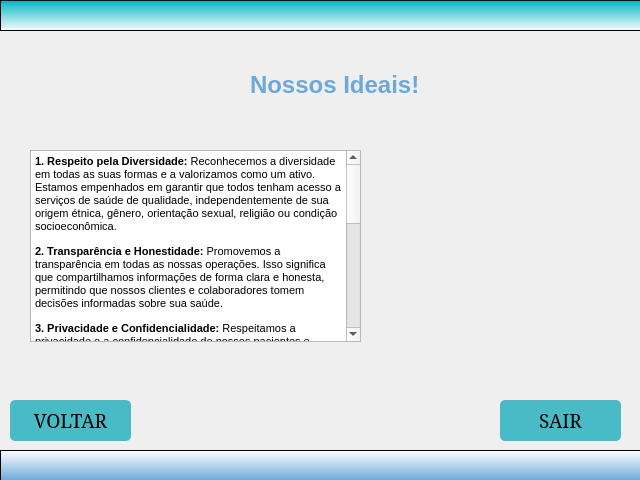
<?xml version="1.0" encoding="UTF-8"?>
<ui version="4.0">
 <class>MainWindow</class>
 <widget class="QMainWindow" name="MainWindow">
  <property name="geometry">
   <rect>
    <x>0</x>
    <y>0</y>
    <width>640</width>
    <height>480</height>
   </rect>
  </property>
  <property name="windowTitle">
   <string>MainWindow</string>
  </property>
  <widget class="QWidget" name="centralwidget">
   <widget class="QFrame" name="frame">
    <property name="geometry">
     <rect>
      <x>0</x>
      <y>0</y>
      <width>641</width>
      <height>31</height>
     </rect>
    </property>
    <property name="styleSheet">
     <string notr="true">background-color: qlineargradient(spread:pad, x1:0.5, y1:0, x2:0.5, y2:1, stop:0 rgba(0, 181, 198, 255), stop:1 rgba(255, 255, 255, 224));</string>
    </property>
    <property name="frameShape">
     <enum>QFrame::StyledPanel</enum>
    </property>
    <property name="frameShadow">
     <enum>QFrame::Raised</enum>
    </property>
   </widget>
   <widget class="QFrame" name="frame_2">
    <property name="geometry">
     <rect>
      <x>0</x>
      <y>450</y>
      <width>641</width>
      <height>31</height>
     </rect>
    </property>
    <property name="styleSheet">
     <string notr="true">background-color: qlineargradient(spread:pad, x1:0.5, y1:0, x2:0.5, y2:1, stop:0 rgba(255, 255, 255, 255), stop:1 rgba(108, 168, 218, 255));</string>
    </property>
    <property name="frameShape">
     <enum>QFrame::StyledPanel</enum>
    </property>
    <property name="frameShadow">
     <enum>QFrame::Raised</enum>
    </property>
   </widget>
   <widget class="QLabel" name="label_principal">
    <property name="geometry">
     <rect>
      <x>250</x>
      <y>60</y>
      <width>211</width>
      <height>51</height>
     </rect>
    </property>
    <property name="styleSheet">
     <string notr="true">font: 20pt &quot;Constantia&quot;;

color: rgb(108, 168, 218);</string>
    </property>
    <property name="text">
     <string>&lt;html&gt;&lt;head/&gt;&lt;body&gt;&lt;p&gt;&lt;span style=&quot; font-size:18pt; font-weight:600;&quot;&gt;Nossos Ideais!&lt;/span&gt;&lt;/p&gt;&lt;/body&gt;&lt;/html&gt;</string>
    </property>
   </widget>
   <widget class="QTextBrowser" name="textoideais">
    <property name="geometry">
     <rect>
      <x>30</x>
      <y>150</y>
      <width>331</width>
      <height>192</height>
     </rect>
    </property>
    <property name="html">
     <string>&lt;!DOCTYPE HTML PUBLIC &quot;-//W3C//DTD HTML 4.0//EN&quot; &quot;http://www.w3.org/TR/REC-html40/strict.dtd&quot;&gt;
&lt;html&gt;&lt;head&gt;&lt;meta name=&quot;qrichtext&quot; content=&quot;1&quot; /&gt;&lt;style type=&quot;text/css&quot;&gt;
p, li { white-space: pre-wrap; }
&lt;/style&gt;&lt;/head&gt;&lt;body style=&quot; font-family:'MS Shell Dlg 2'; font-size:7.8pt; font-weight:400; font-style:normal;&quot;&gt;
&lt;p style=&quot; margin-top:12px; margin-bottom:12px; margin-left:0px; margin-right:0px; -qt-block-indent:0; text-indent:0px;&quot;&gt;&lt;span style=&quot; font-size:8pt; font-weight:600;&quot;&gt;1. Respeito pela Diversidade:&lt;/span&gt;&lt;span style=&quot; font-size:8pt;&quot;&gt; Reconhecemos a diversidade em todas as suas formas e a valorizamos como um ativo. Estamos empenhados em garantir que todos tenham acesso a serviços de saúde de qualidade, independentemente de sua origem étnica, gênero, orientação sexual, religião ou condição socioeconômica.&lt;/span&gt;&lt;/p&gt;
&lt;p style=&quot; margin-top:12px; margin-bottom:12px; margin-left:0px; margin-right:0px; -qt-block-indent:0; text-indent:0px;&quot;&gt;&lt;span style=&quot; font-size:8pt; font-weight:600;&quot;&gt;2. Transparência e Honestidade:&lt;/span&gt;&lt;span style=&quot; font-size:8pt;&quot;&gt; Promovemos a transparência em todas as nossas operações. Isso significa que compartilhamos informações de forma clara e honesta, permitindo que nossos clientes e colaboradores tomem decisões informadas sobre sua saúde.&lt;/span&gt;&lt;/p&gt;
&lt;p style=&quot; margin-top:12px; margin-bottom:12px; margin-left:0px; margin-right:0px; -qt-block-indent:0; text-indent:0px;&quot;&gt;&lt;span style=&quot; font-size:8pt; font-weight:600;&quot;&gt;3. Privacidade e Confidencialidade:&lt;/span&gt;&lt;span style=&quot; font-size:8pt;&quot;&gt; Respeitamos a privacidade e a confidencialidade de nossos pacientes e clientes. Todos os dados e informações pessoais são tratados com o mais alto grau de sigilo e segurança.&lt;/span&gt;&lt;/p&gt;
&lt;p style=&quot; margin-top:12px; margin-bottom:12px; margin-left:0px; margin-right:0px; -qt-block-indent:0; text-indent:0px;&quot;&gt;&lt;span style=&quot; font-size:8pt; font-weight:600;&quot;&gt;4. Empoderamento do Paciente:&lt;/span&gt;&lt;span style=&quot; font-size:8pt;&quot;&gt; Acreditamos que os pacientes devem ser parceiros ativos em suas jornadas de saúde. Encorajamos os pacientes a tomar decisões informadas e a participar ativamente de seu próprio cuidado de saúde.&lt;/span&gt;&lt;/p&gt;
&lt;p style=&quot; margin-top:12px; margin-bottom:12px; margin-left:0px; margin-right:0px; -qt-block-indent:0; text-indent:0px;&quot;&gt;&lt;span style=&quot; font-size:8pt; font-weight:600;&quot;&gt;5. Acessibilidade:&lt;/span&gt;&lt;span style=&quot; font-size:8pt;&quot;&gt; Estamos comprometidos em tornar os serviços de saúde acessíveis a todos. Buscamos constantemente maneiras de reduzir custos e aumentar a acessibilidade aos tratamentos, exames e informações de saúde.&lt;/span&gt;&lt;/p&gt;
&lt;p style=&quot; margin-top:12px; margin-bottom:12px; margin-left:0px; margin-right:0px; -qt-block-indent:0; text-indent:0px;&quot;&gt;&lt;span style=&quot; font-size:8pt; font-weight:600;&quot;&gt;6. Responsabilidade Social e Ambiental:&lt;/span&gt;&lt;span style=&quot; font-size:8pt;&quot;&gt; Estamos conscientes de nosso impacto na sociedade e no meio ambiente. Assumimos a responsabilidade de contribuir para o bem-estar da comunidade e para a preservação do meio ambiente.&lt;/span&gt;&lt;/p&gt;
&lt;p style=&quot; margin-top:12px; margin-bottom:12px; margin-left:0px; margin-right:0px; -qt-block-indent:0; text-indent:0px;&quot;&gt;&lt;span style=&quot; font-size:8pt; font-weight:600;&quot;&gt;7. Aprendizado Contínuo:&lt;/span&gt;&lt;span style=&quot; font-size:8pt;&quot;&gt; Reconhecemos que a área da saúde está em constante evolução. Estamos comprometidos em aprender e aplicar as últimas descobertas e práticas em benefício de nossos pacientes.&lt;/span&gt;&lt;/p&gt;&lt;/body&gt;&lt;/html&gt;</string>
    </property>
   </widget>
   <widget class="QPushButton" name="botaosair">
    <property name="geometry">
     <rect>
      <x>500</x>
      <y>400</y>
      <width>121</width>
      <height>41</height>
     </rect>
    </property>
    <property name="font">
     <font>
      <family>Constantia</family>
      <pointsize>14</pointsize>
      <weight>50</weight>
      <italic>false</italic>
      <bold>false</bold>
     </font>
    </property>
    <property name="cursor">
     <cursorShape>PointingHandCursor</cursorShape>
    </property>
    <property name="styleSheet">
     <string notr="true">QPushButton{
background-color: rgb(72, 187, 198);
border-radius: 5px;	
}
QPushButton:hover{
background-color: rgb(72, 187, 198);
border-radius: 5px;	
}
QPushButton:pressed{
background-color: rgb(255 , 255, 255);
border-radius: 5px;	
}
</string>
    </property>
    <property name="text">
     <string>SAIR</string>
    </property>
   </widget>
   <widget class="QPushButton" name="botaovoltar">
    <property name="geometry">
     <rect>
      <x>10</x>
      <y>400</y>
      <width>121</width>
      <height>41</height>
     </rect>
    </property>
    <property name="font">
     <font>
      <family>Constantia</family>
      <pointsize>14</pointsize>
      <weight>50</weight>
      <italic>false</italic>
      <bold>false</bold>
     </font>
    </property>
    <property name="cursor">
     <cursorShape>PointingHandCursor</cursorShape>
    </property>
    <property name="styleSheet">
     <string notr="true">QPushButton{
background-color: rgb(72, 187, 198);
border-radius: 5px;	
}
QPushButton:hover{
background-color: rgb(72, 187, 198);
border-radius: 5px;	
}
QPushButton:pressed{
background-color: rgb(255 , 255, 255);
border-radius: 5px;	
}
</string>
    </property>
    <property name="text">
     <string>VOLTAR</string>
    </property>
   </widget>
   <widget class="QLabel" name="label">
    <property name="geometry">
     <rect>
      <x>340</x>
      <y>100</y>
      <width>341</width>
      <height>271</height>
     </rect>
    </property>
    <property name="text">
     <string/>
    </property>
    <property name="pixmap">
     <pixmap>../Codigo-python/logo-versão_completa-removebg-preview.png</pixmap>
    </property>
    <property name="scaledContents">
     <bool>true</bool>
    </property>
   </widget>
  </widget>
 </widget>
 <resources/>
 <connections/>
</ui>
